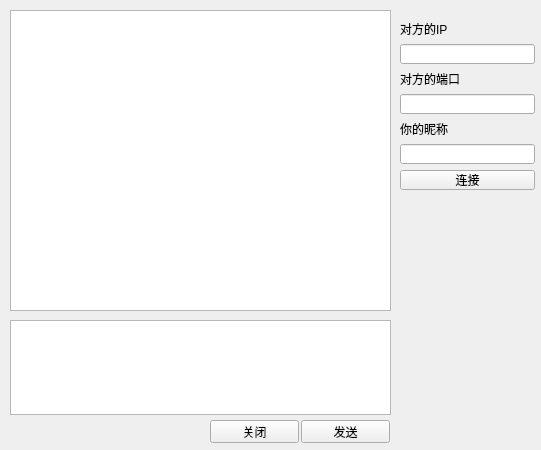
<?xml version="1.0" encoding="UTF-8"?>
<ui version="4.0">
 <class>Form</class>
 <widget class="QWidget" name="Form">
  <property name="geometry">
   <rect>
    <x>0</x>
    <y>0</y>
    <width>541</width>
    <height>450</height>
   </rect>
  </property>
  <property name="windowTitle">
   <string>IM-haha by hahaStudio</string>
  </property>
  <widget class="QTextEdit" name="textEdit">
   <property name="geometry">
    <rect>
     <x>10</x>
     <y>320</y>
     <width>381</width>
     <height>95</height>
    </rect>
   </property>
  </widget>
  <widget class="QTextBrowser" name="textBrowser">
   <property name="geometry">
    <rect>
     <x>10</x>
     <y>10</y>
     <width>381</width>
     <height>301</height>
    </rect>
   </property>
  </widget>
  <widget class="QPushButton" name="pushButton">
   <property name="geometry">
    <rect>
     <x>301</x>
     <y>420</y>
     <width>89</width>
     <height>23</height>
    </rect>
   </property>
   <property name="text">
    <string>发送</string>
   </property>
  </widget>
  <widget class="QPushButton" name="pushButton_2">
   <property name="geometry">
    <rect>
     <x>210</x>
     <y>420</y>
     <width>89</width>
     <height>23</height>
    </rect>
   </property>
   <property name="text">
    <string>关闭</string>
   </property>
  </widget>
  <widget class="QWidget" name="layoutWidget">
   <property name="geometry">
    <rect>
     <x>400</x>
     <y>20</y>
     <width>135</width>
     <height>171</height>
    </rect>
   </property>
   <layout class="QVBoxLayout" name="verticalLayout">
    <item>
     <widget class="QLabel" name="label">
      <property name="text">
       <string>对方的IP</string>
      </property>
     </widget>
    </item>
    <item>
     <widget class="QLineEdit" name="IP"/>
    </item>
    <item>
     <widget class="QLabel" name="label_2">
      <property name="text">
       <string>对方的端口</string>
      </property>
     </widget>
    </item>
    <item>
     <widget class="QLineEdit" name="port"/>
    </item>
    <item>
     <widget class="QLabel" name="label_3">
      <property name="text">
       <string>你的昵称</string>
      </property>
     </widget>
    </item>
    <item>
     <widget class="QLineEdit" name="name"/>
    </item>
    <item>
     <widget class="QPushButton" name="pushButton_3">
      <property name="text">
       <string>连接</string>
      </property>
     </widget>
    </item>
   </layout>
  </widget>
 </widget>
 <resources/>
 <connections>
  <connection>
   <sender>pushButton_2</sender>
   <signal>clicked()</signal>
   <receiver>Form</receiver>
   <slot>close()</slot>
   <hints>
    <hint type="sourcelabel">
     <x>260</x>
     <y>436</y>
    </hint>
    <hint type="destinationlabel">
     <x>428</x>
     <y>406</y>
    </hint>
   </hints>
  </connection>
 </connections>
</ui>
